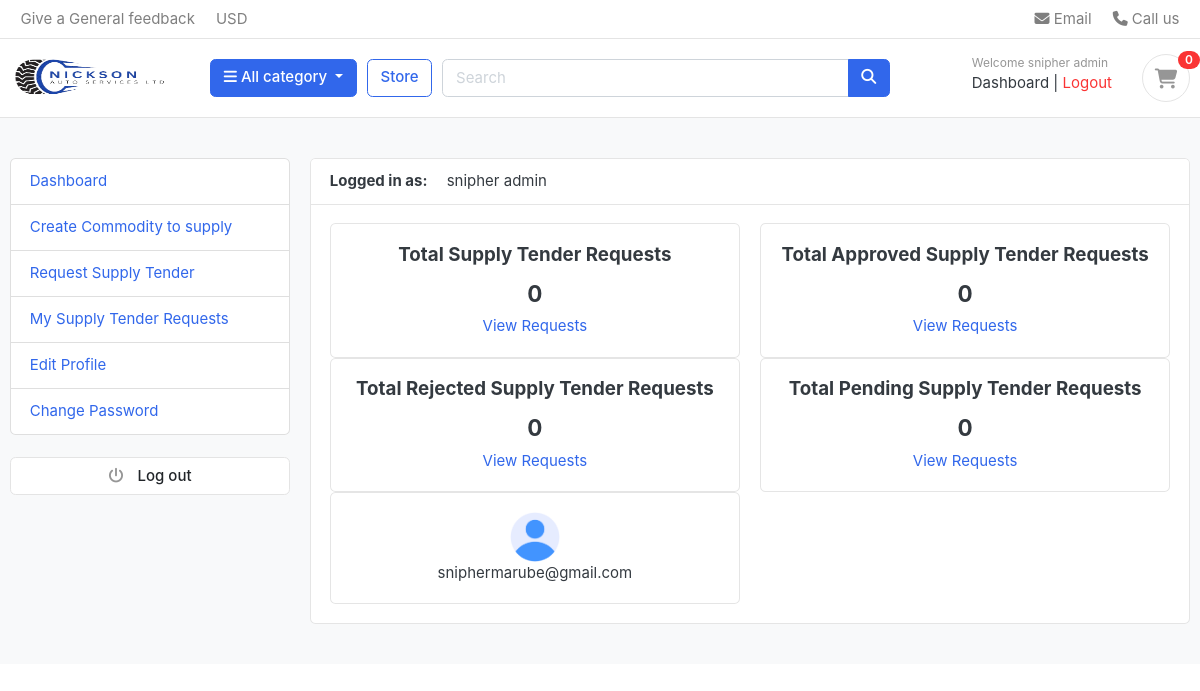
Before: /supplier/supplier_dashboard/ (signed in) with the older database file.
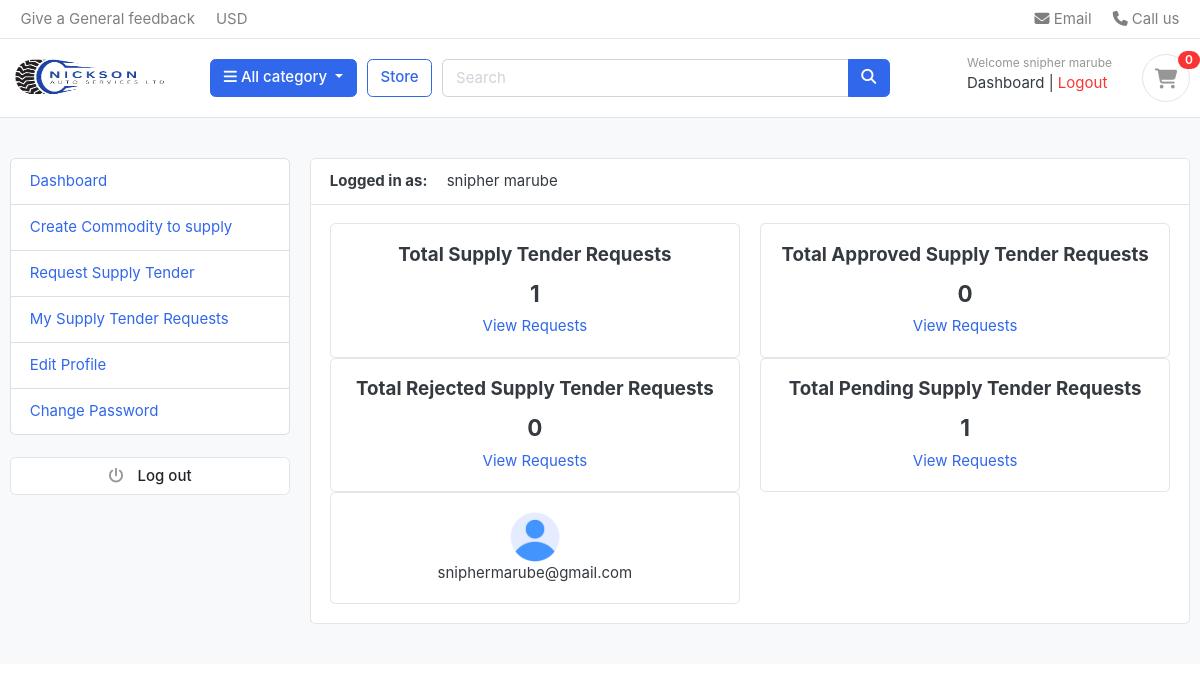
After: the same page with the newer database file.
### accounts/models.py (models this page shows, shortened)
class Account(AbstractUser):
    STATUS_CHOICES = [
        ('pending', 'Pending'),
        ('accepted', 'Accepted'),
        ('rejected', 'Rejected'),
    ]
    first_name = models.CharField(max_length=255)
    last_name = models.CharField(max_length=255)
    username = models.CharField(max_length=255, unique=True) # unique=True means that no two users can have the same username
    email = models.EmailField(unique=True) # unique=True means that no two users can have the same email address
    phone_number = models.CharField(max_length=15)
    address = models.CharField(max_length=255, blank=True)
    city = models.CharField(max_length=255, blank=True)
    county = models.CharField(max_length=255, blank=True)
    status = models.CharField(max_length=10, choices=STATUS_CHOICES, default='pending')
    is_vendor = models.BooleanField(default=False)
    USERNAME_FIELD = 'email' # username field
    REQUIRED_FIELDS = ['username', 'first_name', 'last_name'] # required when user is created
    def full_name(self):
        return f"{self.first_name} {self.last_name}"
    class Meta:
        verbose_name = 'client'
        verbose_name_plural = 'clients'

### supplier/views.py (the view)
# urls.py: path('supplier_dashboard/', views.supplier_dashboard, name='supplier_dashboard'),
def supplier_dashboard(request):
    supply_requests = SupplyRequest.objects.filter(supplier=request.user)
    supplies_count = supply_requests.count()
    approved_supplies_count = supply_requests.filter(status='approved').count()
    rejected_supplies_count = supply_requests.filter(status='rejected').count()
    pending_supplies_count = supplies_count - (approved_supplies_count + rejected_supplies_count)
    context = {
        'supplies_count': supplies_count,
        'approved_supplies_count': approved_supplies_count,
        'rejected_supplies_count': rejected_supplies_count,
        'pending_supplies_count': pending_supplies_count
    }
    return render(request, 'supplier/dashboard.html', context)

### feedback/forms.py
class FeedbackForm(forms.ModelForm):
    class Meta:
        model = Feedback
        exclude = ('user',)
    def __init__(self, *args, **kwargs):
        super(FeedbackForm, self).__init__(*args, **kwargs)
        self.fields['message'].widget.attrs['placeholder'] = 'Enter You feedback here'
        for field in self.fields:
            self.fields[field].widget.attrs['class'] = 'form-control'

### carts/context_processors.py (called while the page is built)
def counter(request):
    item_count = 0
    if 'admin' in request.path:
        return {}
    else:
        try:
            cart = Cart.objects.filter(cart_id=_cart_id(request)) # get the cart using the cart_id present in the session
            if request.user.is_authenticated:
                cart_items = CartItem.objects.all().filter(user=request.user)
            else:
                cart_items = CartItem.objects.all().filter(cart=cart[:1]) # get all the cart items using the cart
            for cart_item in cart_items:
                item_count += cart_item.quantity
        except Cart.DoesNotExist:
            item_count = 0
    return dict(item_count=item_count)

### category/context_processors.py (called while the page is built)
def menu_links(request):
    links = Category.objects.all()
    return dict(links=links)

### templates/supplier/dashboard.html (shortened to what this page needs)
{% extends 'base.html' %}
{% load static %}
{% block content %}
<section class="section-conten padding-y bg">
  <div class="container">
    <div class="row">
      {% include 'includes/supplier_sidebar.html' %}
      <main class="col-md-9">
        <article class="card">
          <header class="card-header">
            <strong class="d-inline-block mr-3">Logged in as:</strong>
            <span> {{user.full_name}} </span>
          </header>
          <div class="card-body">
            <div class="row">
              <div class="col-md-6">
                <div class="card" style="text-align: center;">
                  <div class="card-body">
                    <h5 class="card-title">Total Supply Tender Requests</h5>
                    <h4> {{supplies_count}} </h4>
                    <a href="{% url 'supply_requests' %}">View Requests</a>
                  </div>
                </div>
              </div>
              <div class="col-md-6">
                <div class="card" style="text-align: center;">
                  <div class="card-body">
                    <h5 class="card-title">Total Approved Supply Tender Requests</h5>
                    <h4> {{approved_supplies_count}} </h4>
                    <a href="{% url 'approved_supply_requests' %}">View Requests</a>
                  </div>
                </div>
              </div>
              <div class="col-md-6">
                <div class="card" style="text-align: center;">
                  <div class="card-body">
                    <h5 class="card-title">Total Rejected Supply Tender Requests</h5>
                    <h4> {{rejected_supplies_count}} </h4>
                    <a href="{% url 'rejected_supply_requests' %}">View Requests</a>
                  </div>
                </div>
              </div>
              <div class="col-md-6">
                <div class="card" style="text-align: center;">
                  <div class="card-body">
                    <h5 class="card-title">Total Pending Supply Tender Requests</h5>
                    <h4> {{pending_supplies_count}} </h4>
                    <a href="{% url 'pending_supply_requests' %}">View Requests</a>
                  </div>
                </div>
              </div>
              <div class="col-md-6">
                <div class="card" style="text-align: center;">
                  <div class="card-body">
                    {% if userprofile.profile_picture %}
                    <img src="{{userprofile.profile_picture.url}}" alt="user profile picture"
                    width="50" height="50"
                    class=" icon rounded-circle" />
                    {% else %}
                    <img src="{% static 'images/avatars/user.png' %}" alt="user profile picture"
                    width="50" height="50"
                    class=" icon rounded-circle" />
                    {% endif %}
                    <p class="mb-0"> {{user.email}} </p>
                  </div>
                </div>
              </div>
            </div>
          </div>
        </article>
      </main>
    </div>
  </div>
</section>
{% endblock %}

### templates/includes/navbar.html (shortened to what the changed rows need)
{% load static %}
<header class="section-header">
  <section class="header-main border-bottom">
    <div class="container">
        <div class="row align-items-center">
            <div class="col-lg-3 col-sm-6 col-8 order-2 order-lg-3">
                <div class="d-flex justify-content-end mb-3 mb-lg-0">
                    <div class="widget-header">
                        <div>
                            {% if request.user.is_authenticated %}
                                <small class="title text-muted">Welcome {{ user.first_name }} {{ user.last_name }}</small>
                                {% if request.user.is_vendor == True %}
                                    <a href="{% url 'supplier_dashboard' %}">Dashboard</a>
                                {% else %}
                                    <a href="{% url 'dashboard' %}">Dashboard</a>
                                {% endif %}
                                <span class="dark-transp"> | </span>
                                <a class="text-danger" type="button" href="{% url 'logout' %}">Logout</a>
                            {% else %}
                                <small class="title text-muted">Welcome Guest</small>
                                <a href="{% url 'login' %}">Sign in</a>
                                <span class="dark-transp"> | </span>
                                <a href="{% url 'register' %}">Register</a>
                            {% endif %}
                        </div>
                    </div>
                </div>
            </div>
        </div>
    </div>
</section>
</header>

Changed rows visible on the page:
changed Account "sniphermarube@gmail.com": last_name "admin" → "marube"; is_vendor True → False (drawn); full_name "snipher admin" → "snipher marube"
Other visible differences:
{{ supplies_count }}: "0" → "1"
{{ pending_supplies_count }}: "0" → "1"
